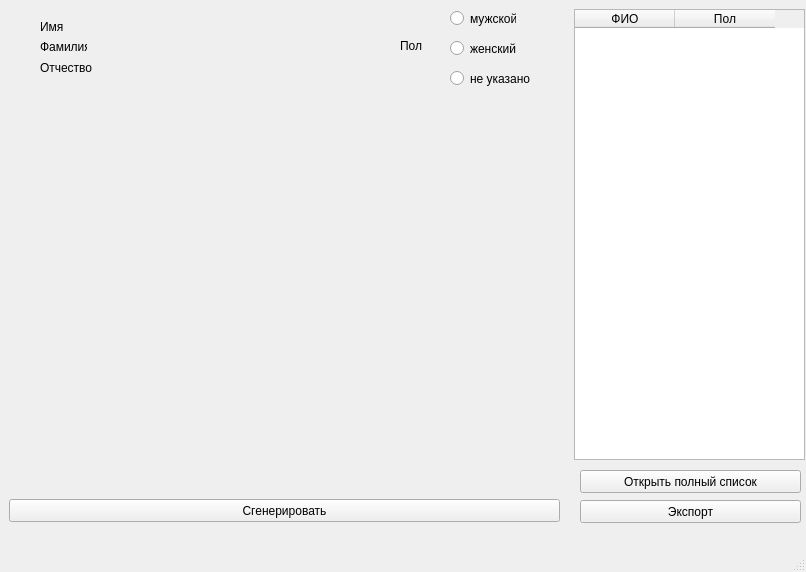
<?xml version="1.0" encoding="UTF-8"?>
<ui version="4.0">
 <class>MainWindow</class>
 <widget class="QMainWindow" name="MainWindow">
  <property name="geometry">
   <rect>
    <x>0</x>
    <y>0</y>
    <width>806</width>
    <height>572</height>
   </rect>
  </property>
  <property name="windowTitle">
   <string>MainWindow</string>
  </property>
  <widget class="QWidget" name="centralwidget">
   <widget class="QPushButton" name="pushButton">
    <property name="geometry">
     <rect>
      <x>9</x>
      <y>499</y>
      <width>551</width>
      <height>23</height>
     </rect>
    </property>
    <property name="text">
     <string>Сгенерировать</string>
    </property>
    <property name="iconSize">
     <size>
      <width>16</width>
      <height>16</height>
     </size>
    </property>
   </widget>
   <widget class="QRadioButton" name="radioButton">
    <property name="geometry">
     <rect>
      <x>450</x>
      <y>10</y>
      <width>66</width>
      <height>17</height>
     </rect>
    </property>
    <property name="text">
     <string>мужской</string>
    </property>
   </widget>
   <widget class="QRadioButton" name="radioButton_2">
    <property name="geometry">
     <rect>
      <x>450</x>
      <y>40</y>
      <width>66</width>
      <height>17</height>
     </rect>
    </property>
    <property name="text">
     <string>женский</string>
    </property>
   </widget>
   <widget class="QLabel" name="label">
    <property name="geometry">
     <rect>
      <x>400</x>
      <y>30</y>
      <width>41</width>
      <height>31</height>
     </rect>
    </property>
    <property name="text">
     <string>Пол</string>
    </property>
    <property name="textFormat">
     <enum>Qt::AutoText</enum>
    </property>
    <property name="scaledContents">
     <bool>false</bool>
    </property>
    <property name="textInteractionFlags">
     <set>Qt::NoTextInteraction</set>
    </property>
   </widget>
   <widget class="QPushButton" name="pushButton_2">
    <property name="geometry">
     <rect>
      <x>580</x>
      <y>470</y>
      <width>221</width>
      <height>23</height>
     </rect>
    </property>
    <property name="text">
     <string>Открыть полный список</string>
    </property>
   </widget>
   <widget class="QPushButton" name="pushButton_3">
    <property name="geometry">
     <rect>
      <x>580</x>
      <y>500</y>
      <width>221</width>
      <height>23</height>
     </rect>
    </property>
    <property name="text">
     <string>Экспорт</string>
    </property>
   </widget>
   <widget class="QTableWidget" name="tableWidget">
    <property name="enabled">
     <bool>true</bool>
    </property>
    <property name="geometry">
     <rect>
      <x>574</x>
      <y>9</y>
      <width>231</width>
      <height>451</height>
     </rect>
    </property>
    <property name="sizeIncrement">
     <size>
      <width>0</width>
      <height>0</height>
     </size>
    </property>
    <property name="editTriggers">
     <set>QAbstractItemView::NoEditTriggers</set>
    </property>
    <attribute name="horizontalHeaderMinimumSectionSize">
     <number>39</number>
    </attribute>
    <attribute name="horizontalHeaderDefaultSectionSize">
     <number>100</number>
    </attribute>
    <column>
     <property name="text">
      <string>ФИО</string>
     </property>
    </column>
    <column>
     <property name="text">
      <string>Пол</string>
     </property>
    </column>
   </widget>
   <widget class="QLabel" name="label_2">
    <property name="geometry">
     <rect>
      <x>40</x>
      <y>20</y>
      <width>47</width>
      <height>13</height>
     </rect>
    </property>
    <property name="text">
     <string>Имя</string>
    </property>
   </widget>
   <widget class="QLabel" name="label_3">
    <property name="geometry">
     <rect>
      <x>40</x>
      <y>40</y>
      <width>47</width>
      <height>13</height>
     </rect>
    </property>
    <property name="text">
     <string>Фамилия</string>
    </property>
   </widget>
   <widget class="QLabel" name="label_4">
    <property name="geometry">
     <rect>
      <x>40</x>
      <y>60</y>
      <width>61</width>
      <height>16</height>
     </rect>
    </property>
    <property name="text">
     <string>Отчество</string>
    </property>
   </widget>
   <widget class="QRadioButton" name="radioButton_3">
    <property name="geometry">
     <rect>
      <x>450</x>
      <y>70</y>
      <width>82</width>
      <height>17</height>
     </rect>
    </property>
    <property name="text">
     <string>не указано</string>
    </property>
   </widget>
  </widget>
  <widget class="QMenuBar" name="menubar">
   <property name="geometry">
    <rect>
     <x>0</x>
     <y>0</y>
     <width>806</width>
     <height>21</height>
    </rect>
   </property>
  </widget>
  <widget class="QStatusBar" name="statusbar"/>
 </widget>
 <resources/>
 <connections/>
</ui>
